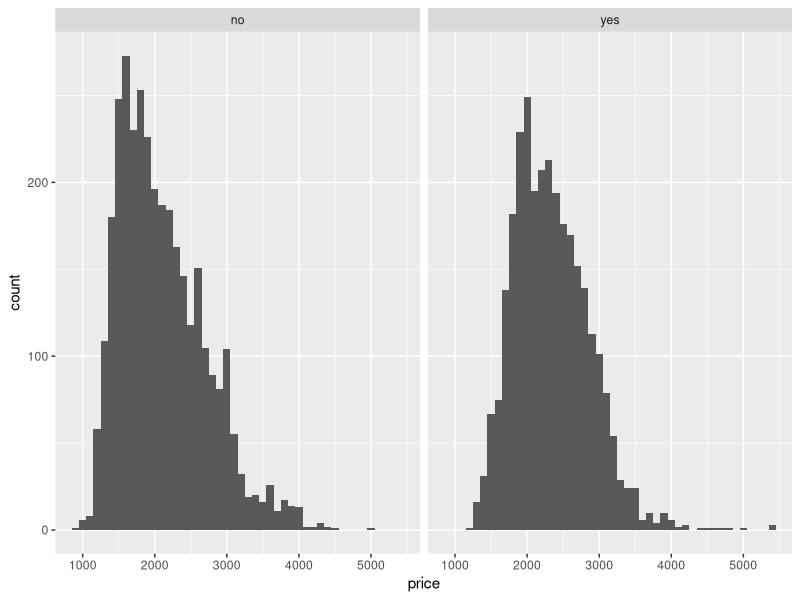

Source code (R):
## ---- chunk 1
library(tidyverse)
library(readxl)
library(psych)
library(broom)
library(formattable)
## ---- chunk 2
computers <- read_excel("datasets/computers.xlsx")
computers
## ---- chunk 3
nrows <- comma(nrow(computers), digits = 0)
ncols <- ncol(computers)

nrows
ncols
## ---- chunk 4
avg_price <- currency(mean(computers$price), digits = 0)
avg_price
## ---- chunk 5
describe(computers$price)
## ---- chunk 6
group_summary <- computers %>% 
  group_by(cd) %>% 
  summarise(count_records = n(), avg_price = mean(price))

group_summary
## ---- chunk 7
ggplot(data = computers, aes(x = price)) +
  geom_histogram(binwidth = 100) +
  facet_grid(~ cd)
## ---- chunk 8

cd_test <- t.test(price ~ cd, data = computers)
tidy_cd_test <- tidy(cd_test)
tidy_cd_test

ci_low <- currency(tidy_cd_test['conf.low']) * -1
ci_low
ci_high <- currency(tidy_cd_test['conf.high']) * -1
ci_high
## ---- chunk 9
cd_test <- t.test(price ~ cd, data = computers)
tidy_cd_test <- tidy(cd_test)
tidy_cd_test
